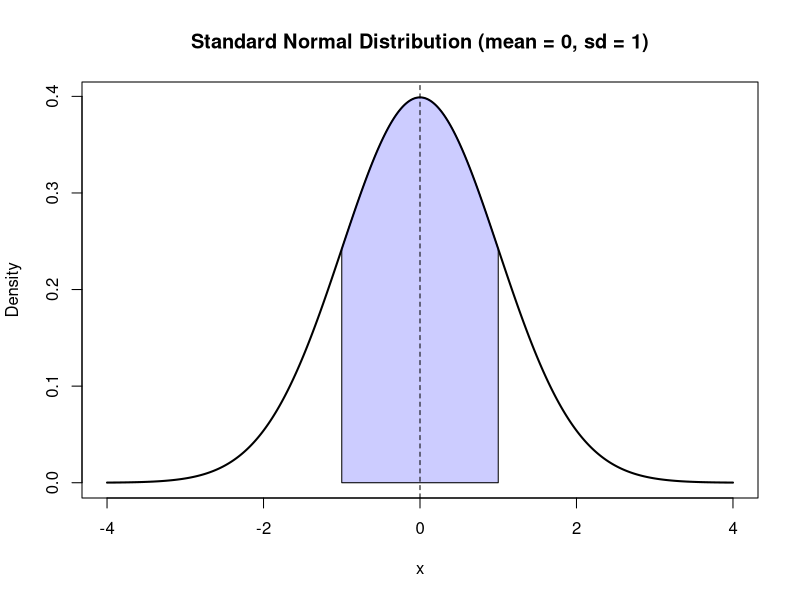

Write R code to recreate this figure.
# Create x values from -4 to 4 with at least 400 points
x_values <- seq(-4, 4, length.out = 400)

# Calculate y values using the standard normal density function
y_values <- dnorm(x_values)

# Open a PNG device to save the plot
png("normal_distribution/normal_distribution.png", width = 480, height = 480)

# Plot the standard normal distribution as a line with line width 2
plot(x_values, y_values, type = "l", lwd = 2, xlab = "x", ylab = "Density", main = "Standard Normal Distribution (mean = 0, sd = 1)")

# Shade the area between -1 and 1 under the curve with a light semi-transparent colour
polygon(c(-1, seq(-1, 1, length.out = 400), 1), c(0, dnorm(seq(-1, 1, length.out = 400)), 0), col = "#0000FF33")

# Draw a dashed vertical line at the mean (x = 0)
abline(v = 0, lty = "dashed")

# Close the PNG device
dev.off()
